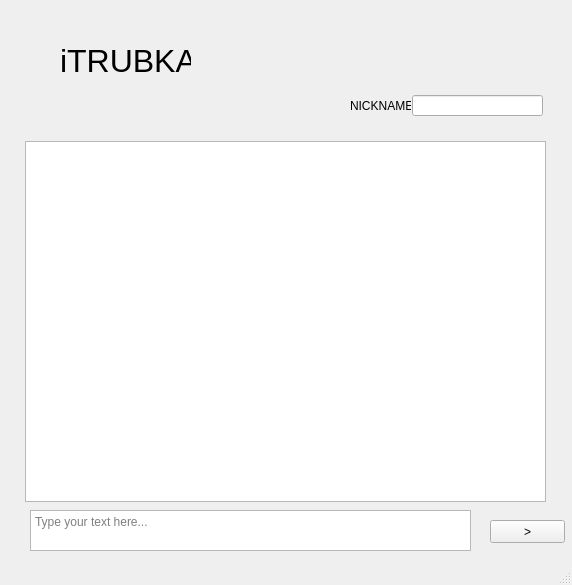
<?xml version="1.0" encoding="UTF-8"?>
<ui version="4.0">
 <class>MainWindow</class>
 <widget class="QMainWindow" name="MainWindow">
  <property name="geometry">
   <rect>
    <x>0</x>
    <y>0</y>
    <width>572</width>
    <height>585</height>
   </rect>
  </property>
  <property name="windowTitle">
   <string>Messanger</string>
  </property>
  <widget class="QWidget" name="centralwidget">
   <widget class="QLabel" name="label">
    <property name="geometry">
     <rect>
      <x>60</x>
      <y>20</y>
      <width>131</width>
      <height>81</height>
     </rect>
    </property>
    <property name="font">
     <font>
      <pointsize>24</pointsize>
     </font>
    </property>
    <property name="text">
     <string>iTRUBKA</string>
    </property>
   </widget>
   <widget class="QTextEdit" name="textEdit">
    <property name="geometry">
     <rect>
      <x>30</x>
      <y>510</y>
      <width>441</width>
      <height>41</height>
     </rect>
    </property>
    <property name="placeholderText">
     <string>Type your text here...</string>
    </property>
   </widget>
   <widget class="QPushButton" name="pushButton">
    <property name="geometry">
     <rect>
      <x>490</x>
      <y>520</y>
      <width>75</width>
      <height>23</height>
     </rect>
    </property>
    <property name="text">
     <string>&gt;</string>
    </property>
   </widget>
   <widget class="QTextBrowser" name="textBrowser">
    <property name="geometry">
     <rect>
      <x>25</x>
      <y>141</y>
      <width>521</width>
      <height>361</height>
     </rect>
    </property>
   </widget>
   <widget class="QLineEdit" name="lineEdit">
    <property name="geometry">
     <rect>
      <x>412</x>
      <y>95</y>
      <width>131</width>
      <height>21</height>
     </rect>
    </property>
   </widget>
   <widget class="QLabel" name="label_2">
    <property name="geometry">
     <rect>
      <x>350</x>
      <y>90</y>
      <width>61</width>
      <height>31</height>
     </rect>
    </property>
    <property name="text">
     <string>NICKNAME:</string>
    </property>
   </widget>
  </widget>
  <widget class="QStatusBar" name="statusbar"/>
 </widget>
 <resources/>
 <connections/>
</ui>
